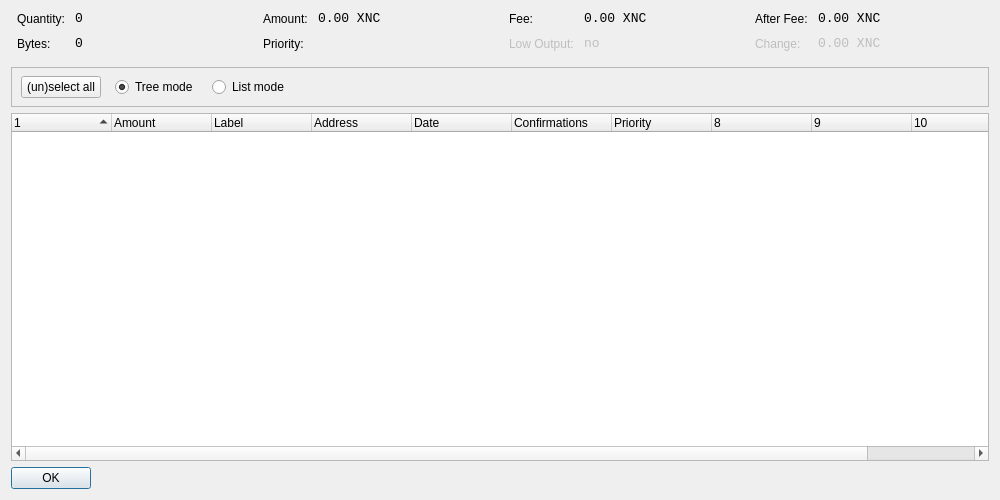
<?xml version="1.0" encoding="UTF-8"?>
<ui version="4.0">
 <class>CoinControlDialog</class>
 <widget class="QDialog" name="CoinControlDialog">
  <property name="geometry">
   <rect>
    <x>0</x>
    <y>0</y>
    <width>1000</width>
    <height>500</height>
   </rect>
  </property>
  <property name="windowTitle">
   <string>Coin Control</string>
  </property>
  <layout class="QVBoxLayout" name="verticalLayout">
   <item>
    <layout class="QHBoxLayout" name="horizontalLayoutTop" stretch="0,0,0,0">
     <property name="topMargin">
      <number>0</number>
     </property>
     <property name="bottomMargin">
      <number>10</number>
     </property>
     <item>
      <layout class="QFormLayout" name="formLayoutCoinControl1">
       <property name="horizontalSpacing">
        <number>10</number>
       </property>
       <property name="verticalSpacing">
        <number>10</number>
       </property>
       <property name="leftMargin">
        <number>6</number>
       </property>
       <property name="rightMargin">
        <number>6</number>
       </property>
       <item row="0" column="0">
        <widget class="QLabel" name="labelCoinControlQuantityText">
         <property name="text">
          <string>Quantity:</string>
         </property>
        </widget>
       </item>
       <item row="0" column="1">
        <widget class="QLabel" name="labelCoinControlQuantity">
         <property name="font">
          <font>
           <family>Monospace</family>
           <pointsize>10</pointsize>
          </font>
         </property>
         <property name="cursor">
          <cursorShape>IBeamCursor</cursorShape>
         </property>
         <property name="contextMenuPolicy">
          <enum>Qt::ActionsContextMenu</enum>
         </property>
         <property name="text">
          <string>0</string>
         </property>
         <property name="textInteractionFlags">
          <set>Qt::LinksAccessibleByMouse|Qt::TextSelectableByKeyboard|Qt::TextSelectableByMouse</set>
         </property>
        </widget>
       </item>
       <item row="1" column="0">
        <widget class="QLabel" name="labelCoinControlBytesText">
         <property name="text">
          <string>Bytes:</string>
         </property>
        </widget>
       </item>
       <item row="1" column="1">
        <widget class="QLabel" name="labelCoinControlBytes">
         <property name="font">
          <font>
           <family>Monospace</family>
           <pointsize>10</pointsize>
          </font>
         </property>
         <property name="cursor">
          <cursorShape>IBeamCursor</cursorShape>
         </property>
         <property name="contextMenuPolicy">
          <enum>Qt::ActionsContextMenu</enum>
         </property>
         <property name="text">
          <string>0</string>
         </property>
         <property name="textInteractionFlags">
          <set>Qt::LinksAccessibleByMouse|Qt::TextSelectableByKeyboard|Qt::TextSelectableByMouse</set>
         </property>
        </widget>
       </item>
      </layout>
     </item>
     <item>
      <layout class="QFormLayout" name="formLayoutCoinControl2">
       <property name="horizontalSpacing">
        <number>10</number>
       </property>
       <property name="verticalSpacing">
        <number>10</number>
       </property>
       <property name="leftMargin">
        <number>6</number>
       </property>
       <property name="rightMargin">
        <number>6</number>
       </property>
       <item row="0" column="0">
        <widget class="QLabel" name="labelCoinControlAmountText">
         <property name="text">
          <string>Amount:</string>
         </property>
        </widget>
       </item>
       <item row="0" column="1">
        <widget class="QLabel" name="labelCoinControlAmount">
         <property name="font">
          <font>
           <family>Monospace</family>
           <pointsize>10</pointsize>
          </font>
         </property>
         <property name="cursor">
          <cursorShape>IBeamCursor</cursorShape>
         </property>
         <property name="contextMenuPolicy">
          <enum>Qt::ActionsContextMenu</enum>
         </property>
         <property name="text">
          <string>0.00 XNC</string>
         </property>
         <property name="textInteractionFlags">
          <set>Qt::LinksAccessibleByMouse|Qt::TextSelectableByKeyboard|Qt::TextSelectableByMouse</set>
         </property>
        </widget>
       </item>
       <item row="1" column="0">
        <widget class="QLabel" name="labelCoinControlPriorityText">
         <property name="text">
          <string>Priority:</string>
         </property>
        </widget>
       </item>
       <item row="1" column="1">
        <widget class="QLabel" name="labelCoinControlPriority">
         <property name="font">
          <font>
           <family>Monospace</family>
           <pointsize>10</pointsize>
          </font>
         </property>
         <property name="cursor">
          <cursorShape>IBeamCursor</cursorShape>
         </property>
         <property name="contextMenuPolicy">
          <enum>Qt::ActionsContextMenu</enum>
         </property>
         <property name="text">
          <string/>
         </property>
         <property name="textInteractionFlags">
          <set>Qt::LinksAccessibleByMouse|Qt::TextSelectableByKeyboard|Qt::TextSelectableByMouse</set>
         </property>
        </widget>
       </item>
      </layout>
     </item>
     <item>
      <layout class="QFormLayout" name="formLayoutCoinControl3">
       <property name="horizontalSpacing">
        <number>10</number>
       </property>
       <property name="verticalSpacing">
        <number>10</number>
       </property>
       <property name="leftMargin">
        <number>6</number>
       </property>
       <property name="rightMargin">
        <number>6</number>
       </property>
       <item row="0" column="0">
        <widget class="QLabel" name="labelCoinControlFeeText">
         <property name="text">
          <string>Fee:</string>
         </property>
        </widget>
       </item>
       <item row="0" column="1">
        <widget class="QLabel" name="labelCoinControlFee">
         <property name="font">
          <font>
           <family>Monospace</family>
           <pointsize>10</pointsize>
          </font>
         </property>
         <property name="cursor">
          <cursorShape>IBeamCursor</cursorShape>
         </property>
         <property name="contextMenuPolicy">
          <enum>Qt::ActionsContextMenu</enum>
         </property>
         <property name="text">
          <string>0.00 XNC</string>
         </property>
         <property name="textInteractionFlags">
          <set>Qt::LinksAccessibleByMouse|Qt::TextSelectableByKeyboard|Qt::TextSelectableByMouse</set>
         </property>
        </widget>
       </item>
       <item row="1" column="0">
        <widget class="QLabel" name="labelCoinControlLowOutputText">
         <property name="enabled">
          <bool>false</bool>
         </property>
         <property name="text">
          <string>Low Output:</string>
         </property>
        </widget>
       </item>
       <item row="1" column="1">
        <widget class="QLabel" name="labelCoinControlLowOutput">
         <property name="enabled">
          <bool>false</bool>
         </property>
         <property name="font">
          <font>
           <family>Monospace</family>
           <pointsize>10</pointsize>
          </font>
         </property>
         <property name="cursor">
          <cursorShape>IBeamCursor</cursorShape>
         </property>
         <property name="contextMenuPolicy">
          <enum>Qt::ActionsContextMenu</enum>
         </property>
         <property name="text">
          <string>no</string>
         </property>
         <property name="textInteractionFlags">
          <set>Qt::LinksAccessibleByMouse|Qt::TextSelectableByKeyboard|Qt::TextSelectableByMouse</set>
         </property>
        </widget>
       </item>
      </layout>
     </item>
     <item>
      <layout class="QFormLayout" name="formLayoutCoinControl4">
       <property name="horizontalSpacing">
        <number>10</number>
       </property>
       <property name="verticalSpacing">
        <number>10</number>
       </property>
       <property name="leftMargin">
        <number>6</number>
       </property>
       <property name="rightMargin">
        <number>6</number>
       </property>
       <item row="0" column="0">
        <widget class="QLabel" name="labelCoinControlAfterFeeText">
         <property name="text">
          <string>After Fee:</string>
         </property>
        </widget>
       </item>
       <item row="0" column="1">
        <widget class="QLabel" name="labelCoinControlAfterFee">
         <property name="font">
          <font>
           <family>Monospace</family>
           <pointsize>10</pointsize>
          </font>
         </property>
         <property name="cursor">
          <cursorShape>IBeamCursor</cursorShape>
         </property>
         <property name="contextMenuPolicy">
          <enum>Qt::ActionsContextMenu</enum>
         </property>
         <property name="text">
          <string>0.00 XNC</string>
         </property>
         <property name="textInteractionFlags">
          <set>Qt::LinksAccessibleByMouse|Qt::TextSelectableByKeyboard|Qt::TextSelectableByMouse</set>
         </property>
        </widget>
       </item>
       <item row="1" column="0">
        <widget class="QLabel" name="labelCoinControlChangeText">
         <property name="enabled">
          <bool>false</bool>
         </property>
         <property name="text">
          <string>Change:</string>
         </property>
        </widget>
       </item>
       <item row="1" column="1">
        <widget class="QLabel" name="labelCoinControlChange">
         <property name="enabled">
          <bool>false</bool>
         </property>
         <property name="font">
          <font>
           <family>Monospace</family>
           <pointsize>10</pointsize>
          </font>
         </property>
         <property name="cursor">
          <cursorShape>IBeamCursor</cursorShape>
         </property>
         <property name="contextMenuPolicy">
          <enum>Qt::ActionsContextMenu</enum>
         </property>
         <property name="text">
          <string>0.00 XNC</string>
         </property>
         <property name="textInteractionFlags">
          <set>Qt::LinksAccessibleByMouse|Qt::TextSelectableByKeyboard|Qt::TextSelectableByMouse</set>
         </property>
        </widget>
       </item>
      </layout>
     </item>
    </layout>
   </item>
   <item>
    <widget class="QFrame" name="frame">
     <property name="minimumSize">
      <size>
       <width>0</width>
       <height>40</height>
      </size>
     </property>
     <property name="frameShape">
      <enum>QFrame::StyledPanel</enum>
     </property>
     <property name="frameShadow">
      <enum>QFrame::Sunken</enum>
     </property>
     <widget class="QWidget" name="horizontalLayoutWidget">
      <property name="geometry">
       <rect>
        <x>10</x>
        <y>0</y>
        <width>781</width>
        <height>41</height>
       </rect>
      </property>
      <layout class="QHBoxLayout" name="horizontalLayoutPanel" stretch="0,0,0,0,0">
       <property name="spacing">
        <number>14</number>
       </property>
       <item>
        <widget class="QPushButton" name="pushButtonSelectAll">
         <property name="sizePolicy">
          <sizepolicy hsizetype="Maximum" vsizetype="Fixed">
           <horstretch>0</horstretch>
           <verstretch>0</verstretch>
          </sizepolicy>
         </property>
         <property name="text">
          <string>(un)select all</string>
         </property>
        </widget>
       </item>
       <item>
        <widget class="QRadioButton" name="radioTreeMode">
         <property name="sizePolicy">
          <sizepolicy hsizetype="Maximum" vsizetype="Fixed">
           <horstretch>0</horstretch>
           <verstretch>0</verstretch>
          </sizepolicy>
         </property>
         <property name="text">
          <string>Tree mode</string>
         </property>
         <property name="checked">
          <bool>true</bool>
         </property>
        </widget>
       </item>
       <item>
        <widget class="QRadioButton" name="radioListMode">
         <property name="sizePolicy">
          <sizepolicy hsizetype="Maximum" vsizetype="Fixed">
           <horstretch>0</horstretch>
           <verstretch>0</verstretch>
          </sizepolicy>
         </property>
         <property name="text">
          <string>List mode</string>
         </property>
        </widget>
       </item>
       <item>
        <spacer name="horizontalSpacer">
         <property name="orientation">
          <enum>Qt::Horizontal</enum>
         </property>
         <property name="sizeHint" stdset="0">
          <size>
           <width>40</width>
           <height>20</height>
          </size>
         </property>
        </spacer>
       </item>
      </layout>
     </widget>
    </widget>
   </item>
   <item>
    <widget class="CoinControlTreeWidget" name="treeWidget">
     <property name="contextMenuPolicy">
      <enum>Qt::CustomContextMenu</enum>
     </property>
     <property name="sortingEnabled">
      <bool>false</bool>
     </property>
     <property name="columnCount">
      <number>11</number>
     </property>
     <attribute name="headerShowSortIndicator" stdset="0">
      <bool>true</bool>
     </attribute>
     <attribute name="headerStretchLastSection">
      <bool>false</bool>
     </attribute>
     <column>
      <property name="text">
       <string/>
      </property>
     </column>
     <column>
      <property name="text">
       <string>Amount</string>
      </property>
     </column>
     <column>
      <property name="text">
       <string>Label</string>
      </property>
     </column>
     <column>
      <property name="text">
       <string>Address</string>
      </property>
     </column>
     <column>
      <property name="text">
       <string>Date</string>
      </property>
     </column>
     <column>
      <property name="text">
       <string>Confirmations</string>
      </property>
      <property name="toolTip">
       <string>Confirmed</string>
      </property>
     </column>
     <column>
      <property name="text">
       <string>Priority</string>
      </property>
     </column>
     <column>
      <property name="text">
       <string/>
      </property>
     </column>
     <column>
      <property name="text">
       <string/>
      </property>
     </column>
     <column>
      <property name="text">
       <string/>
      </property>
     </column>
     <column>
      <property name="text">
       <string/>
      </property>
     </column>
    </widget>
   </item>
   <item>
    <widget class="QDialogButtonBox" name="buttonBox">
     <property name="sizePolicy">
      <sizepolicy hsizetype="Maximum" vsizetype="Fixed">
       <horstretch>0</horstretch>
       <verstretch>0</verstretch>
      </sizepolicy>
     </property>
     <property name="orientation">
      <enum>Qt::Horizontal</enum>
     </property>
     <property name="standardButtons">
      <set>QDialogButtonBox::Ok</set>
     </property>
    </widget>
   </item>
  </layout>
 </widget>
 <customwidgets>
  <customwidget>
   <class>CoinControlTreeWidget</class>
   <extends>QTreeWidget</extends>
   <header>coincontroltreewidget.h</header>
  </customwidget>
 </customwidgets>
 <resources/>
 <connections/>
</ui>
